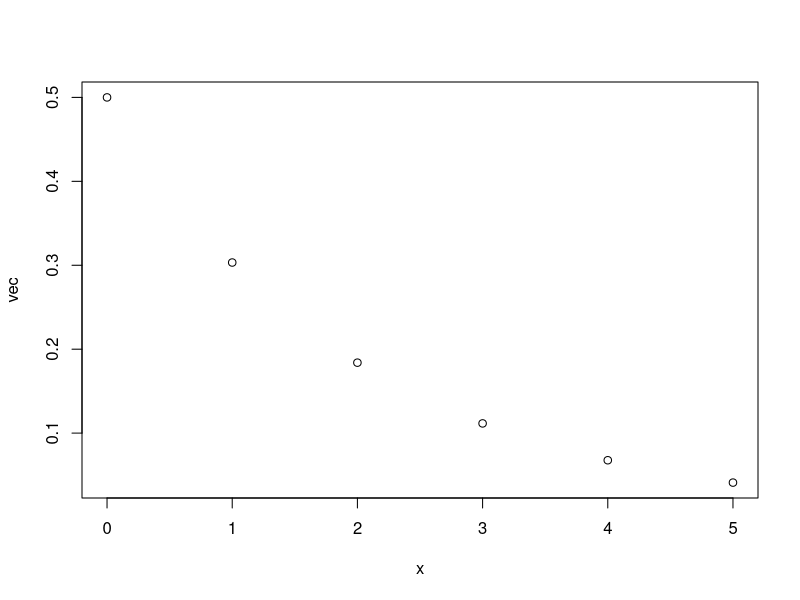
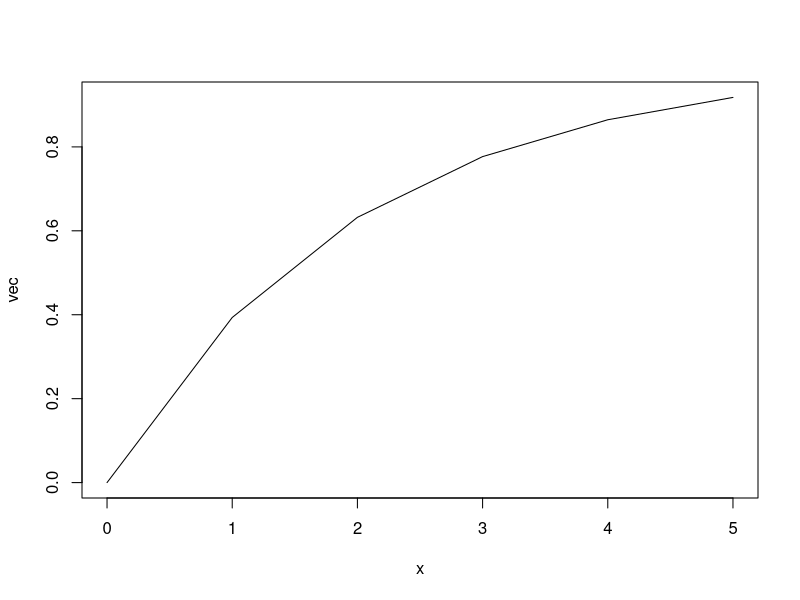
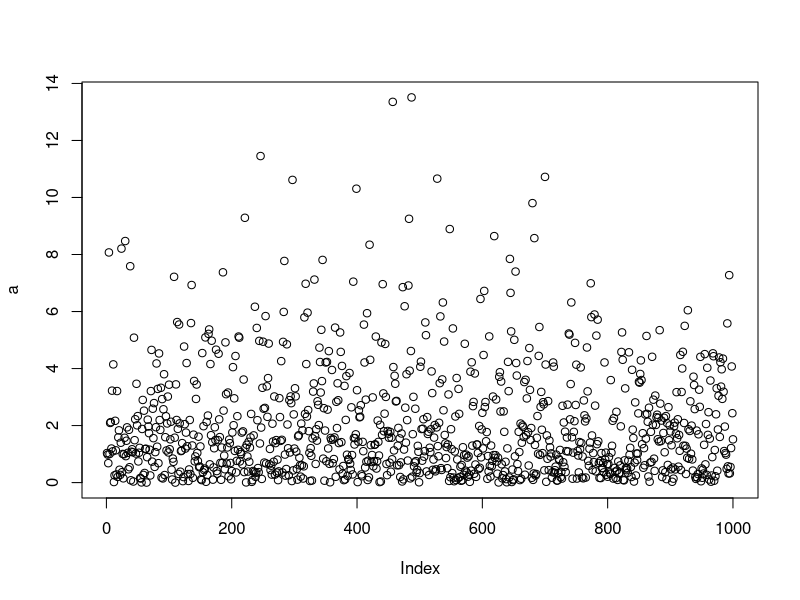

R code for these plots, in order:
#Uniform distribution
#waiting time is more than 45 minutes
a<-punif(45,min=0,max=60)
print(1-a)
?punif
#waiting between 20 and 30
i<-punif(30,min=0,max=60)-punif(20,min=0,max=60)
print(i)
?punif
#exponential
lamda<-0.5
i<-dexp(3, rate = 1 / 2)
print(i)
x<-seq(0,5,1)
#print(x)
vec<-dexp(x,rate=1/2)
plot(x,vec)
#atmost 3 hrs
i<-pexp(3, rate = 1 / 2)
print(i)
x<-seq(0,5,1)
vec<-pexp(x,rate=1/2)
plot(x,vec,type='l')
a<-rexp(1000,1/2)
plot(a)
#print(rep(0, 2))
#gamma
a <-pgamma(1,shape=2,scale=1/3)
?pgamma
print(1-a)
qgamma(0.70,shape=2,scale=1/3)